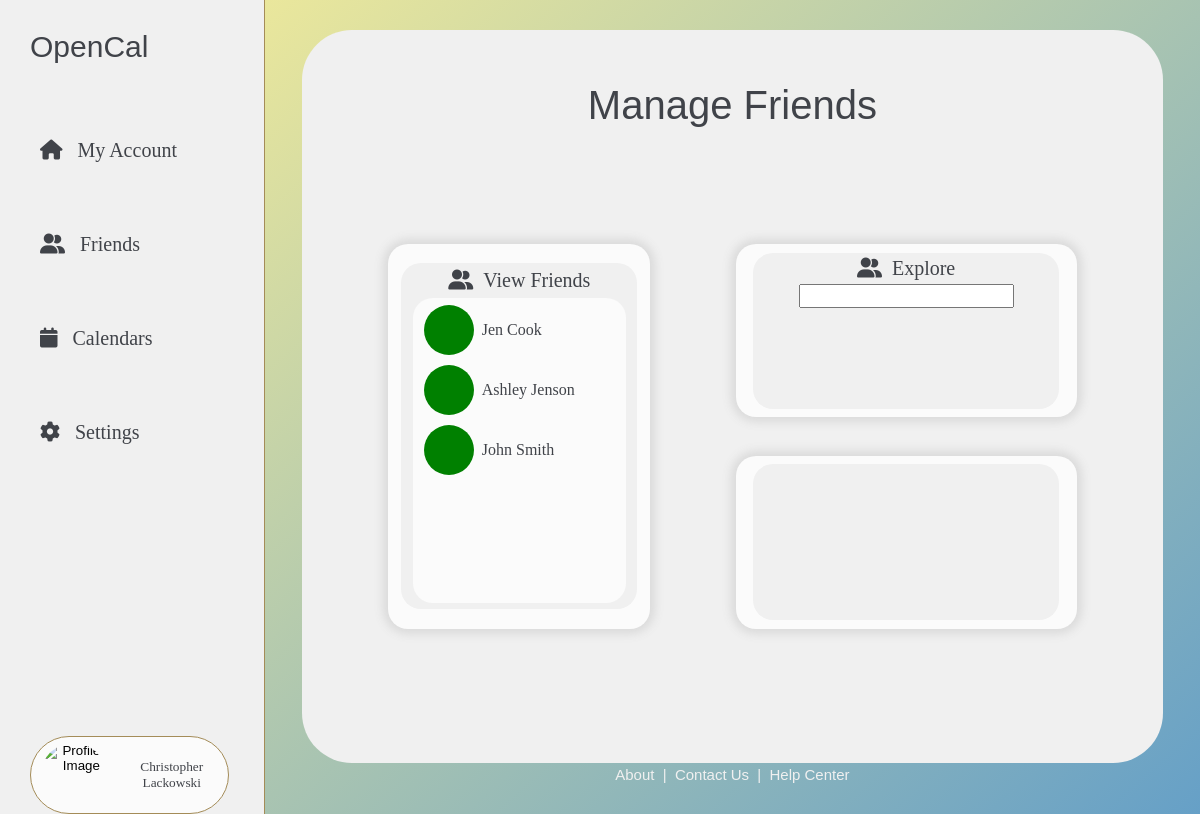
Before: /friends/ (signed in) with the older database file.
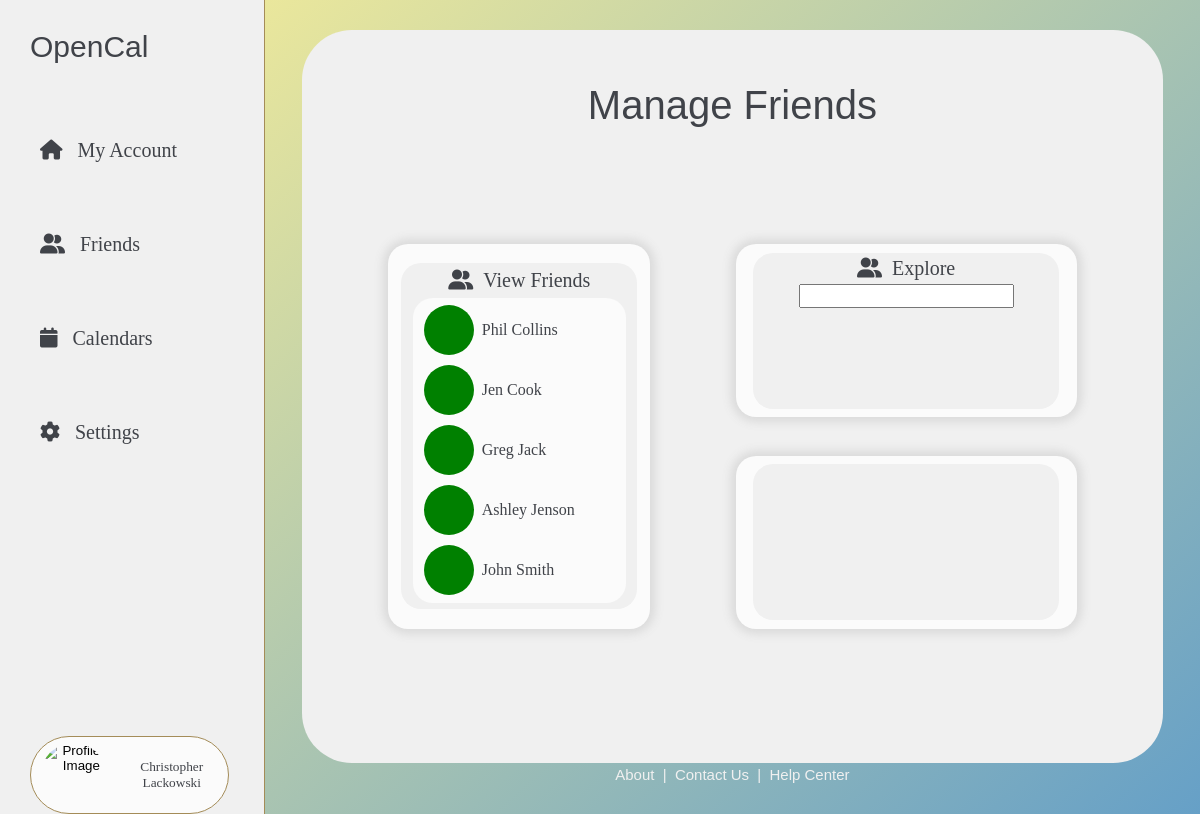
After: the same page with the newer database file.
### opencalapp/models.py (models this page shows, shortened)
class Account(AbstractUser):
    calendars = models.ManyToManyField('Calendar', related_name='users', blank=True)

### opencalapp/views.py (the view)
# urls.py: path('friends/', views.friends, name='friends'),
@login_required
def friends(request):
    received_requests = FriendRequest.objects.filter(receiver=request.user, is_active=True)
    friend_list = get_object_or_404(FriendList, user=request.user)
    friends = friend_list.friends.all().order_by('last_name')
    return render(request, 'friends.html', {'user': request.user, 'received_requests': received_requests, 'friends': friends})

### opencalapp/templates/friends.html (shortened to what this page needs)
{% extends 'base.html' %}
{% block content %}
{% load static %}
<div class="page-pane" >
    <div class="page-pane-bubble">
        <div class="header-title">
            <b-text style="font-size: 40px;">Manage Friends</b-text>
        </div>
        <div class="all-social-panels">
            <div class="view-friend-panel">
                <div class="panel-bubble">
                    <div class="view-friend-header">
                        <s-text style="font-size: 20px;">
                            <i class="fas fa-user-group"></i>
                        </s-text>
                        <s-text style="font-size: 20px;">&nbsp&nbspView Friends</s-text>
                    </div>
                    <div class="view-friend-bubble">
                        {% for friend in friends %}
                            <div class="single-friend-view">
                                <div style="width: 50px; height: 50px; background-color: green; border-radius: 100%;"></div>
                                <s-text>&nbsp&nbsp{{friend.get_full_name}}</s-text>
                            </div>
                        {% endfor %}
                    </div>
                </div>
            </div>
            <div class="modify-friends-panel">
                <div class="add-friends-panel">
                    <div class="panel-bubble">
                        <div class="find-friends-header">
                            <s-text style="font-size: 20px;">
                                <i class="fas fa-user-group"></i>
                            </s-text>
                            <s-text style="font-size: 20px;">&nbsp&nbspExplore</s-text>
                        </div>
                        <div class="find-friends-section">
                            <div class="search-area">
                                <div class="search-wrapper">
                                    <input type="search" id="search" onkeyup="searchUsers()">
                                </div>
                            </div>
                        </div>
                    </div>
                </div>
                <div class="friend-request-panel">
                    <div class="panel-bubble">
                    </div>
                </div>
            </div>
        </div>
    </div>
    {% include 'footer.html' %}
</div>
{% endblock %}

### opencalapp/templates/base.html (shortened to what this page needs)
{% load static %}
<!DOCTYPE html>
<html>
    <head>
        <link rel="stylesheet" href="{% static 'css/mycalendarsstyle.css' %}">
        <link rel="stylesheet" href="{% static 'css/navpanestyle.css' %}">
        <link rel="stylesheet" href="{% static 'css/subpagestyle.css' %}">
        <link rel="stylesheet" href="{% static 'css/globalstyle.css' %}">
        <link rel="stylesheet" href="{% static 'css/friendsstyle.css' %}">
    </head>
    <body>
        <div class="page-container" style="display: flex; justify-content: flex-start">
            <div class="nav-pane">
                <p style="font-family:Verdana, sans-serif; font-size: 30px; color:rgb(64, 67, 73)">OpenCal</p>
                <br><br>
                <div class="nav-options">
                    <a class="nav-button" style="font-size: 20px" href="{% url 'account' %}" id="account-link-id">
                        <i class="fas fa-house"></i>
                        &ensp;
                        My Account
                    </a>
                    <br><br><br>
                    <a class="nav-button" style="font-size: 20px" href="{% url 'friends' %}" id="friends-link-id">
                        <i class="fas fa-user-group"></i>
                        &ensp;
                        Friends
                    </a>
                    <br><br><br>
                    <a class="nav-button" style="font-size: 20px" href="{% url 'mycalendars' %}" id="calendars-link-id">
                        <i class="fas fa-calendar"></i>
                        &ensp;
                        Calendars
                    </a>
                    <br><br><br>
                    <a class="nav-button" style="font-size: 20px" href="{% url 'settings' %}" id="settings-link-id">
                        <i class="fas fa-gear"></i>
                        &ensp;
                        Settings
                    </a>
                </div>
                <div class="all-profile">
                    <br>
                    <button class="profile-container" onclick="toggleVisibility()">
                        <img src="{% static 'images/IMG_7987.png' %}" alt="Profile Image" class="profile-img">
                        <s-text style="text-transform: capitalize;">{{ user.get_full_name }}</s-text>
                    </button>
                </div>
            </div>
            <div class="main-content" style="width:100%; height:100%; flex-grow:1;">
                {% block content %}
                {% endblock %}
            </div>
        </div>
    </body>
</html>

### opencalapp/templates/footer.html (shortened to what this page needs)
{% load static %}
<!DOCTYPE html>
<html>
    <head>
        <link rel="stylesheet" href="{% static 'css/globalstyle.css' %}">
    </head>
    <body>
        <div>
            <nav style="margin-bottom: 30px;">
                <a href="{% url 'about' %}" class="footer-button">About</a>
                <s-text style="color:rgb(240,240,240); font-family:Verdana, sans-serif; font-size: 15px;">
                    &nbsp;|&nbsp;
                </s-text>
                <a href="{% url 'contact_us' %}" class="footer-button">Contact Us</a>
                <s-text style="color:rgb(240,240,240); font-family:Verdana, sans-serif; font-size: 15px;">
                    &nbsp;|&nbsp;
                </s-text>
                <a href="{% url 'help_center' %}" class="footer-button">Help Center</a>
            </nav>
        </div>
    </body>
</html>

### opencalapp/static/css/mycalendarsstyle.css (style rules this page uses)
body { background-color: rgb(102, 160, 199); height: 100%; width: 100%; margin: 0; }
.header-title { display: flex; justify-content: center; align-items: center; height: 150px; width: 100%; }

### opencalapp/static/css/navpanestyle.css (style rules this page uses)
.nav-pane { height:100%; width:300px; display: flex; justify-content: flex-start; align-items: flex-start; background-color: rgb(240,240,240); flex-direction: column; padding-left: 30px; border-right: 1px solid rgb(164, 140, 88); }
.nav-options { display: flex; flex-direction: column; justify-content: center; align-items: flex-start; }
.nav-button { border: none; color: rgb(64, 67, 73); font-family: Georgia, serif; width: 200px; height: 40px; display: flex; align-items: center; border-radius: 20px; text-decoration: none; }
.all-profile { display: flex; align-items: center; width: 85%; height: 250px; flex-direction: column; margin-top: 220px; }
.profile-container { height: 90px; width: 100%; border-radius: 100px; padding: 0; background-color: rgb(251, 251, 251); border: 1px solid rgb(164, 140, 88); display: flex; justify-content: flex-start; align-items: center; }
.profile-img { height: 85%; aspect-ratio: 1.0; border-radius: 100px; margin-left: 10px; margin-right: 10px; object-fit: cover; }

### opencalapp/static/css/subpagestyle.css (style rules this page uses)
.page-container { height:100%; width:100%; display: flex; justify-content: center; align-items: center; }
.page-pane { height:100%; width:100%; display: flex; justify-content: space-between; align-items: center; background-color: rgb(251, 251, 251); background-image: linear-gradient(to bottom right, rgb(234, 231, 156), rgb(102, 160, 199)); flex-direction: column; }
.page-pane-bubble { display: flex; align-items: center; justify-content: flex-start; width: 92%; height: 90%; flex-direction: column; background-color: rgb(240,240,240); border-radius: 50px; margin-top: 30px; }

### opencalapp/static/css/globalstyle.css (style rules this page uses)
html { height: 100%; }
s-text { color: rgb(64, 67, 73); font-family: Georgia, serif; }
b-text { color: rgb(64, 67, 73); font-family: Verdana, sans-serif; }
button { transition-duration: 0.4s; cursor: pointer; }
input { transition-duration: 0.4s; }
.footer-button { border: none; background-color: rgba(0,0,0,0); color:rgb(240,240,240); font-family:Verdana, sans-serif; font-size: 15px; text-decoration: none; transition-duration: 0.4s; }

### opencalapp/static/css/friendsstyle.css (style rules this page uses)
.header-title { display: flex; justify-content: center; align-items: center; height: 150px; width: 100%; }
.all-social-panels { display: flex; justify-content: center; align-items: center; width: 80%; height: 70%; }
.view-friend-panel { display: flex; justify-content: center; align-items: center; width: 40%; height: 75%; border-radius: 20px; background-color: rgb(251, 251, 251); box-shadow: 0 0 10px 5px rgb(218, 218, 218); }
.modify-friends-panel { display: flex; justify-content: space-between; align-items: flex-end; width: 65%; height: 75%; flex-direction: column; }
.add-friends-panel { display: flex; justify-content: center; align-items: center; width: 80%; height: 45%; background-color: rgb(251, 251, 251); box-shadow: 0 0 10px 5px rgb(218, 218, 218); border-radius: 20px; }
.friend-request-panel { display: flex; justify-content: center; align-items: center; width: 80%; height: 45%; background-color: rgb(251, 251, 251); box-shadow: 0 0 10px 5px rgb(218, 218, 218); border-radius: 20px; }
.panel-bubble { display: flex; justify-content: flex-start; align-items: center; flex-direction: column; background-color: rgb(240, 240, 240); width: 90%; height: 90%; border-radius: 20px; }
.view-friend-header { display: flex; align-items: center; justify-content: center; height: 10%; width: 100%; }
.view-friend-bubble { display: flex; justify-content: flex-start; align-items: center; flex-direction: column; background-color: rgb(251, 251, 251); width: 90%; height: 88%; border-radius: 20px; overflow-y: scroll; }
.single-friend-view { display: flex; justify-content: flex-start; align-items: center; width: 90%; height: 55px; padding-top: 5px; }
.find-friends-header { display: flex; align-items: center; justify-content: center; height: 20%; width: 100%; }
.find-friends-section { display: flex; align-items: center; justify-content: space-around; height: 75%; width: 90%; }
.search-area { display: flex; width: 50%; height: 100%; flex-direction: column; justify-content: flex-start; align-items: center; }
.search-wrapper { display: flex; }
input { font-size: 1rem; }

Changed rows visible on the page:
added Account: get_full_name "Phil Collins"
added Account: get_full_name "Greg Jack"
